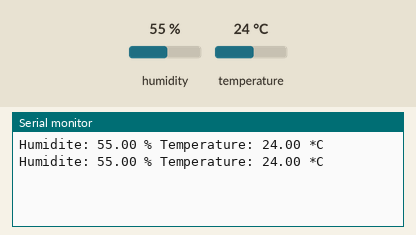
The sketch below on a simulated Arduino Uno, built with avr-gcc and run on an emulated ATmega328P. On the bench: the last lines printed to the serial monitor. The inputs (shaded band) are chosen by the test bench; at power-on: humidity 55 %, temperature 24 °C.

Above: at 4.8 s.
4.9 s: humidity set to 22 %
At 7.1 s:
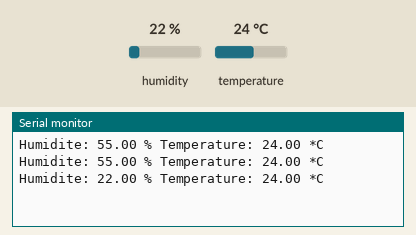
7.9 s: temperature set to 12 °C
At 9.5 s:
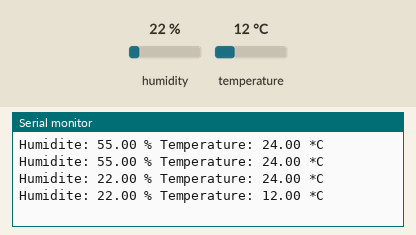
10.9 s: humidity set to 40 %
At 13.2 s:
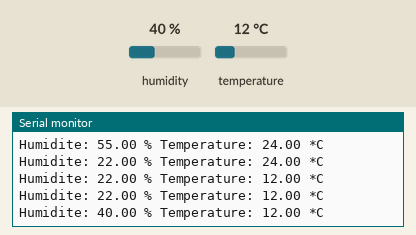
Timing chart, 0 to 14.7 s (numbered marks = the images above; inputs shaded):
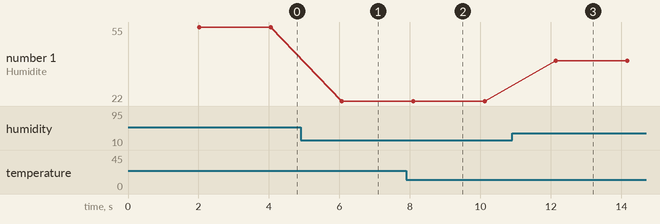

Measured:
- after the input at 4.9 s, the serial monitor: prints a new line after 1.2 s (image 1)
- after the input at 7.9 s, the serial monitor: prints a new line after 0.20 s (image 2)
- after the input at 10.9 s, the serial monitor: prints a new line after 1.2 s (image 3)
- plotted number 1: 55 → 22 after the input at 4.9 s, 22 → 40 after the input at 10.9 s

The sketch:

dht11.ino
```cpp
#include <DHT.h>
#include <DHT_U.h>

#define DHTPIN 2    // Changer le pin sur lequel est branché le DHT
#define DHTTYPE DHT11     // DHT 11

DHT dht(DHTPIN, DHTTYPE);
void setup() {
  Serial.begin(9600);
  dht.begin();
}

void loop() {
  // Délai de 2 secondes entre chaque mesure. La lecture prend 250 millisecondes
  delay(2000);

  // Lecture du taux d'humidité
  float h = dht.readHumidity();
  // Lecture de la température en Celcius
  float t = dht.readTemperature();
  // Pour lire la température en Fahrenheit
  float f = dht.readTemperature(true);

  // Stop le programme et renvoie un message d'erreur si le capteur ne renvoie aucune mesure
  if (isnan(h) || isnan(t) || isnan(f)) {
    Serial.println("Echec de lecture !");
    return;
  }

  // Calcul la température ressentie. Il calcul est effectué à partir de la température en Fahrenheit
  // On fait la conversion en Celcius dans la foulée
  float hi = dht.computeHeatIndex(f, h);

  Serial.print("Humidite: ");
  Serial.print(h);
  Serial.print(" % ");
  Serial.print("Temperature: ");
  Serial.print(t);
  Serial.println(" *C ");
  //Serial.print("Temperature ressentie: ");
  //Serial.print(dht.convertFtoC(hi));
  //Serial.println(" *C");
}
```
